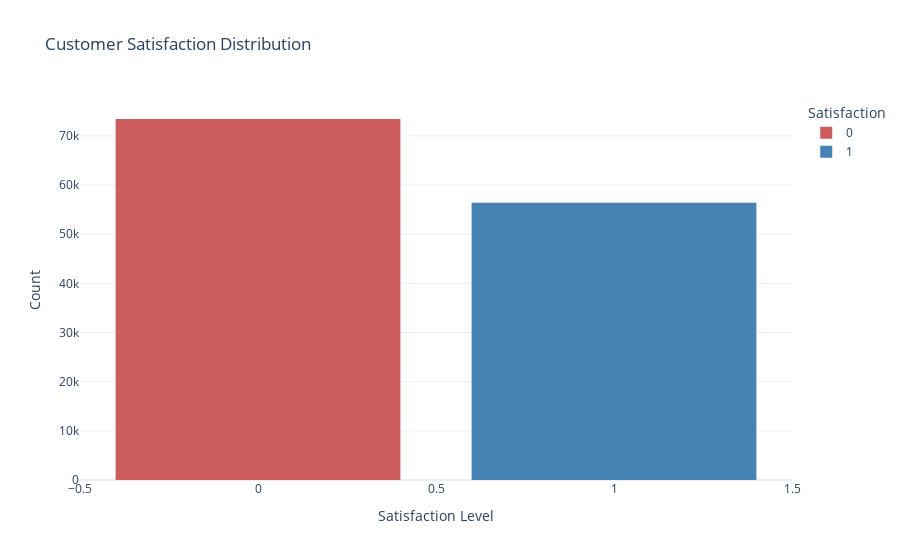

Notebook cell for this chart:
### Markdown cell above
<div style="background-color: #f0f8ff; padding: 20px; border-radius: 5px;">
  <h4><i style="color: darkgreen;"></i> <strong>3.2.2. Class imbalence</strong></h4>
   <p>Class imbalance refers to scenarios where the number of observations in one class significantly outweighs the number in another. This can lead to biased models that perform well on the majority class but poorly on the minority class.</p>
</div>

### Code cell
fig = px.histogram(
    data,
    x='satisfaction',
    color='satisfaction',
    color_discrete_sequence=['indianred', 'steelblue'],
    title='Customer Satisfaction Distribution',
)

fig.update_layout(
    xaxis_title='Satisfaction Level',
    yaxis_title='Count',
    legend_title='Satisfaction',
    bargap=0.2,
    template='plotly_white'
)

fig.show()

### Figure 1 — Plotly figure (JSON) as saved in the notebook; plotly's stock layout.template omitted (floating-point values rounded to 4 significant figures; data arrays with more than 128 entries replaced by an {"elided": "..."} marker saying what was removed)
{"data": [{"alignmentgroup": "True", "bingroup": "x", "hovertemplate": "satisfaction=%{x}<br>count=%{y}<extra></extra>", "legendgroup": "0", "marker": {"color": "indianred", "pattern": {"shape": ""}}, "name": "0", "offsetgroup": "0", "orientation": "v", "showlegend": true, "type": "histogram", "x": {"elided": "73452 int values"}, "xaxis": "x", "yaxis": "y"}, {"alignmentgroup": "True", "bingroup": "x", "hovertemplate": "satisfaction=%{x}<br>count=%{y}<extra></extra>", "legendgroup": "1", "marker": {"color": "steelblue", "pattern": {"shape": ""}}, "name": "1", "offsetgroup": "1", "orientation": "v", "showlegend": true, "type": "histogram", "x": {"elided": "56428 int values"}, "xaxis": "x", "yaxis": "y"}], "layout": {"bargap": 0.2, "barmode": "relative", "legend": {"title": {"text": "Satisfaction"}, "tracegroupgap": 0}, "title": {"text": "Customer Satisfaction Distribution"}, "xaxis": {"anchor": "y", "categoryarray": [0, 1], "categoryorder": "array", "domain": [0, 1], "title": {"text": "Satisfaction Level"}}, "yaxis": {"anchor": "x", "domain": [0, 1], "title": {"text": "Count"}}}}
